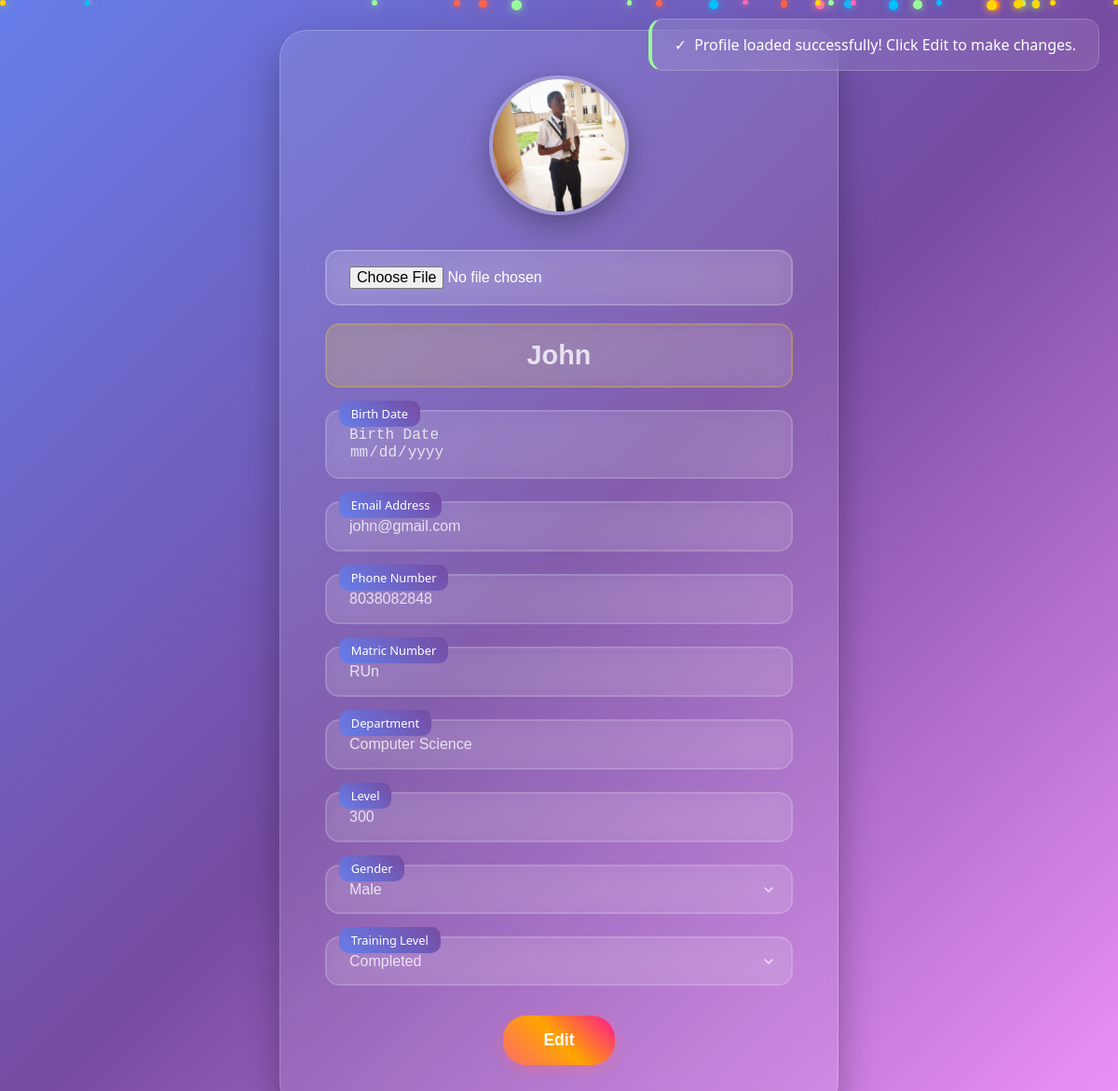
/community_member/15/, run on an earlier commit of the app's database.
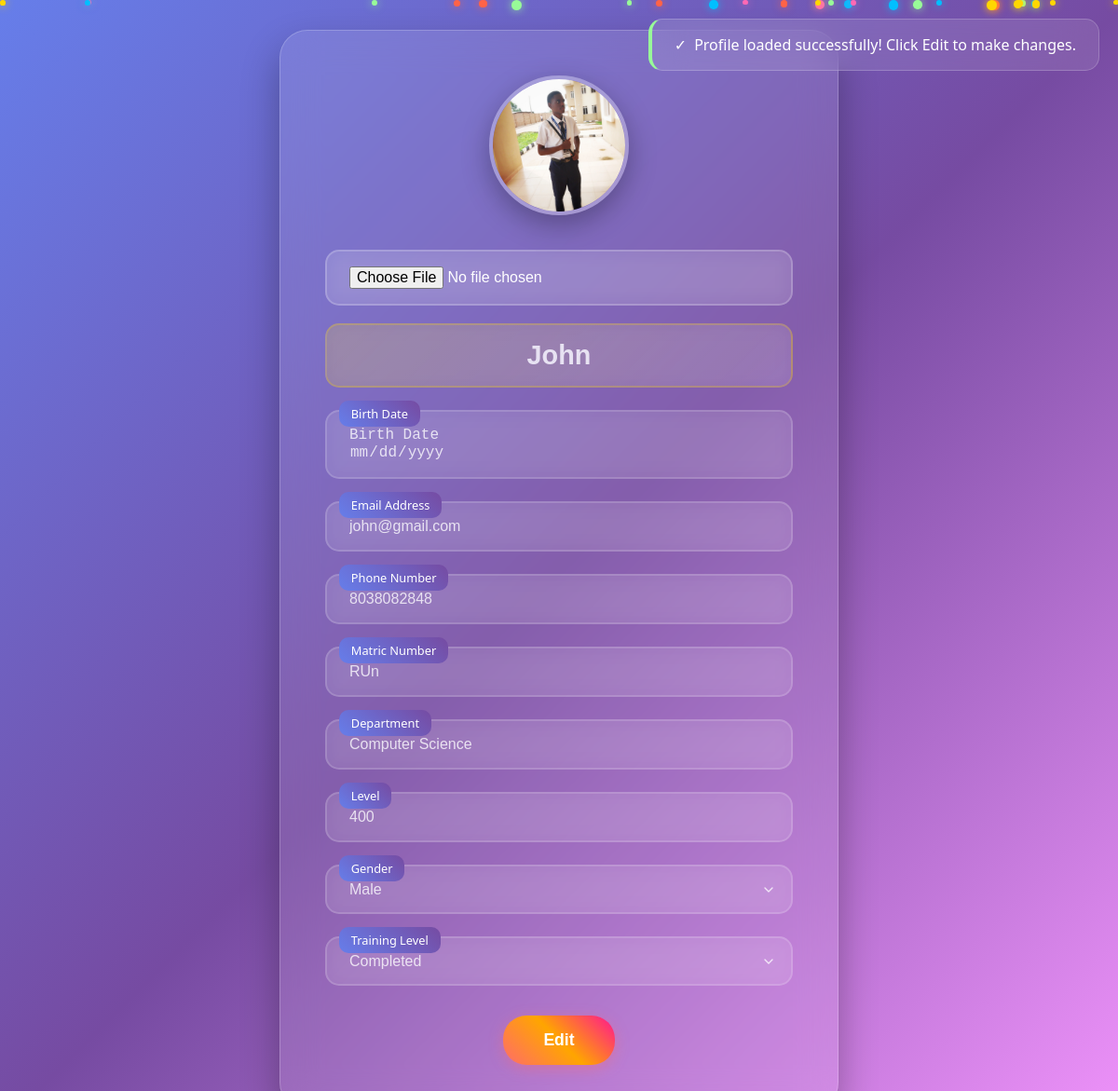
And on a later commit of the database.
### App/models.py (models this page shows, shortened)
class BirthdayInfo(models.Model):
    GENDER_CHOICES = (
        ('male', 'Male'),
        ('female', 'Female'),
    )
    TRAINING_LEVEL_CHOICES = (
        ('baptisimal', 'Baptisimal'),
        ('believers', 'Believers'),
        ('workers-in-training', 'Workers In Training'),
        ('completed', 'Completed'),
    )
    community_user_name = models.ForeignKey(User, on_delete=models.CASCADE , null=True)
    personName = models.CharField(max_length=50)
    personImage = models.ImageField(upload_to='Birthday Images', null=True, blank=True)
    birthDate = models.DateField(auto_now=False, auto_now_add=False)
    phoneNumber = models.IntegerField()
    email = models.EmailField(max_length=254)
    matric =  models.CharField(max_length=50)
    department =  models.CharField(max_length=50)
    level = models.IntegerField()
    gender = models.CharField(max_length=10, choices=GENDER_CHOICES, null=True)
    trainingLevel = models.CharField(max_length=50, choices=TRAINING_LEVEL_CHOICES, null=True)
    reminderDays = models.IntegerField(null=True)

### App/views.py (the view, shortened to what this page needs)
# urls.py: path('community_member/<int:pk>/', views.community_member, name='community_member'),
def community_member(request, pk):
    member = get_object_or_404(BirthdayInfo, pk=pk)
    return render(request, 'community_member.html', {'member': member})

### templates/community_member.html (shortened to what this page needs)
{% load static %}
<!DOCTYPE html>
<html lang="en">
<head>
    <link rel="stylesheet" href="{% static 'community_member.css' %}">
</head>
<body>
    <div class="profile-container">
        <div class="profile-card animated">
            <div class="profile-image">
                <img src="{{ member.personImage.url }}" alt="{{ member.personName }}">
            </div>
            <form id="profileForm" method="POST" enctype="multipart/form-data">
                <div class="profile-details">
                    <p>
                        <input type="file" name="personImage" id="personImage" accept="image/*">
                    </p>
                    <h2>
                        <input type="text" name="personName" value="{{ member.personName }}" readonly>
                    </h2>
                    <p>
                        <input type="date" name="birthDate" value="{{ member.birthDate }}" readonly>
                    </p>
                    <p>
                        <input type="email" name="email" value="{{ member.email }}" readonly>
                    </p>
                    <p>
                        <input type="text" name="phoneNumber" value="{{ member.phoneNumber }}" readonly>
                    </p>
                    <p>
                        <input type="text" name="matric" value="{{ member.matric }}" readonly>
                    </p>
                    <p>
                        <input type="text" name="department" value="{{ member.department }}" readonly>
                    </p>
                    <p>
                        <input type="number" name="level" value="{{ member.level }}" readonly>
                    </p>
                    <p>
                        <select name="gender" disabled>
                            <option value="male" {% if member.gender == 'male' %}selected{% endif %}>Male</option>
                        </select>
                    </p>
                    <p>
                        <select name="trainingLevel" disabled>
                            <option value="completed"
                            {% if member.trainingLevel == 'completed' %}
                            selected
                            {% endif %}>
                                Completed</option>
                        </select>
                    </p>
                </div>
                <div class="profile-actions">
                    <button type="button" id="editBtn" class="btn">Edit</button>
                </div>
            </form>
        </div>
    </div>
</body>
</html>

What changed in the data, as far as the page shows it:
changed BirthdayInfo "John": level "300" → "400"
